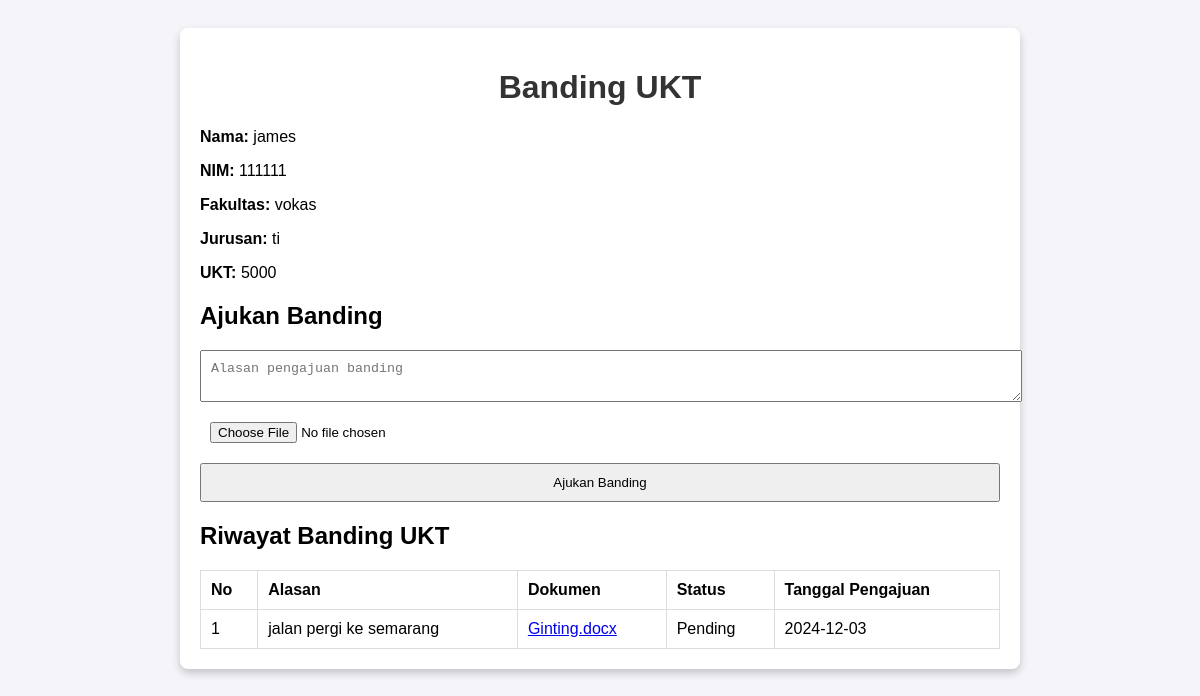
The page /banding_ukt.php (signed in) on the database its author committed.
### tables this page shows
CREATE TABLE `banding_ukt` (
  `banding_id` int(11) NOT NULL,
  `user_id` int(11) NOT NULL,
  `alasan` text NOT NULL,
  `dokumen_pendukung` varchar(255) DEFAULT NULL,
  `status` enum('Pending','Diterima','Ditolak') DEFAULT 'Pending',
  `tanggal_pengajuan` date DEFAULT curdate()
);

### banding_ukt.php (the view, shortened to what this page needs)
<?php
include 'db.php';
$user = $_SESSION['user'];
$user_id = $user['id'];
$sql = "SELECT * FROM banding_ukt WHERE user_id = '$user_id'";
$result = $conn->query($sql);
?>
<!DOCTYPE html>
<html lang="en">
<head>
</head>
<body>
    <div class="container">
        <h1>Banding UKT</h1>
        <p><strong>Nama:</strong> <?php echo $user['nama']; ?></p>
        <p><strong>NIM:</strong> <?php echo $user['nim']; ?></p>
        <p><strong>Fakultas:</strong> <?php echo $user['fakultas']; ?></p>
        <p><strong>Jurusan:</strong> <?php echo $user['jurusan']; ?></p>
        <p><strong>UKT:</strong> <?php echo $user['ukt']; ?></p>
        <h2>Ajukan Banding</h2>
        <form method="POST" enctype="multipart/form-data">
            <textarea name="alasan" placeholder="Alasan pengajuan banding" required></textarea>
            <input type="file" name="dokumen" required>
            <input type="submit" value="Ajukan Banding">
        </form>
        <h2>Riwayat Banding UKT</h2>
        <table>
            <thead>
                <tr>
                    <th>No</th>
                    <th>Alasan</th>
                    <th>Dokumen</th>
                    <th>Status</th>
                    <th>Tanggal Pengajuan</th>
                </tr>
            </thead>
            <tbody>
                <?php if ($result->num_rows > 0): ?>
                    <?php $no = 1; while ($row = $result->fetch_assoc()): ?>
                        <tr>
                            <td><?php echo $no++; ?></td>
                            <td><?php echo $row['alasan']; ?></td>
                            <td>
                                <a href="uploads/<?php echo $row['dokumen_pendukung']; ?>" target="_blank">
                                    <?php echo $row['dokumen_pendukung']; ?>
                                </a>
                            </td>
                            <td><?php echo $row['status']; ?></td>
                            <td><?php echo $row['tanggal_pengajuan']; ?></td>
                        </tr>
                    <?php endwhile; ?>
                <?php else: ?>
                    <tr>
                        <td colspan="5">Belum ada pengajuan banding.</td>
                    </tr>
                <?php endif; ?>
            </tbody>
        </table>
    </div>
</body>
</html>

### banding_ukt.php (style rules this page uses)
body { font-family: Arial, sans-serif; background-color: #f4f4f9; padding: 20px; }
.container { max-width: 800px; margin: auto; background: #fff; padding: 20px; border-radius: 8px; box-shadow: 0 4px 8px rgba(0, 0, 0, 0.2); }
h1 { text-align: center; color: #333; }
form { margin-top: 20px; }
textarea, input[type="file"], input[type="submit"] { display: block; width: 100%; margin-bottom: 10px; padding: 10px; }
table { width: 100%; border-collapse: collapse; margin-top: 20px; }
table, th, td { border: 1px solid #ddd; }
th, td { padding: 10px; text-align: left; }

### rows shown on the page
banding_ukt: alasan "jalan pergi ke semarang", dokumen_pendukung "Ginting.docx", status "Pending", tanggal_pengajuan "2024-12-03"

### other values the page prints
$user['nama'] "james"
$user['nim'] "111111"
$user['fakultas'] "vokas"
$user['jurusan'] "ti"
$user['ukt'] "5000"
